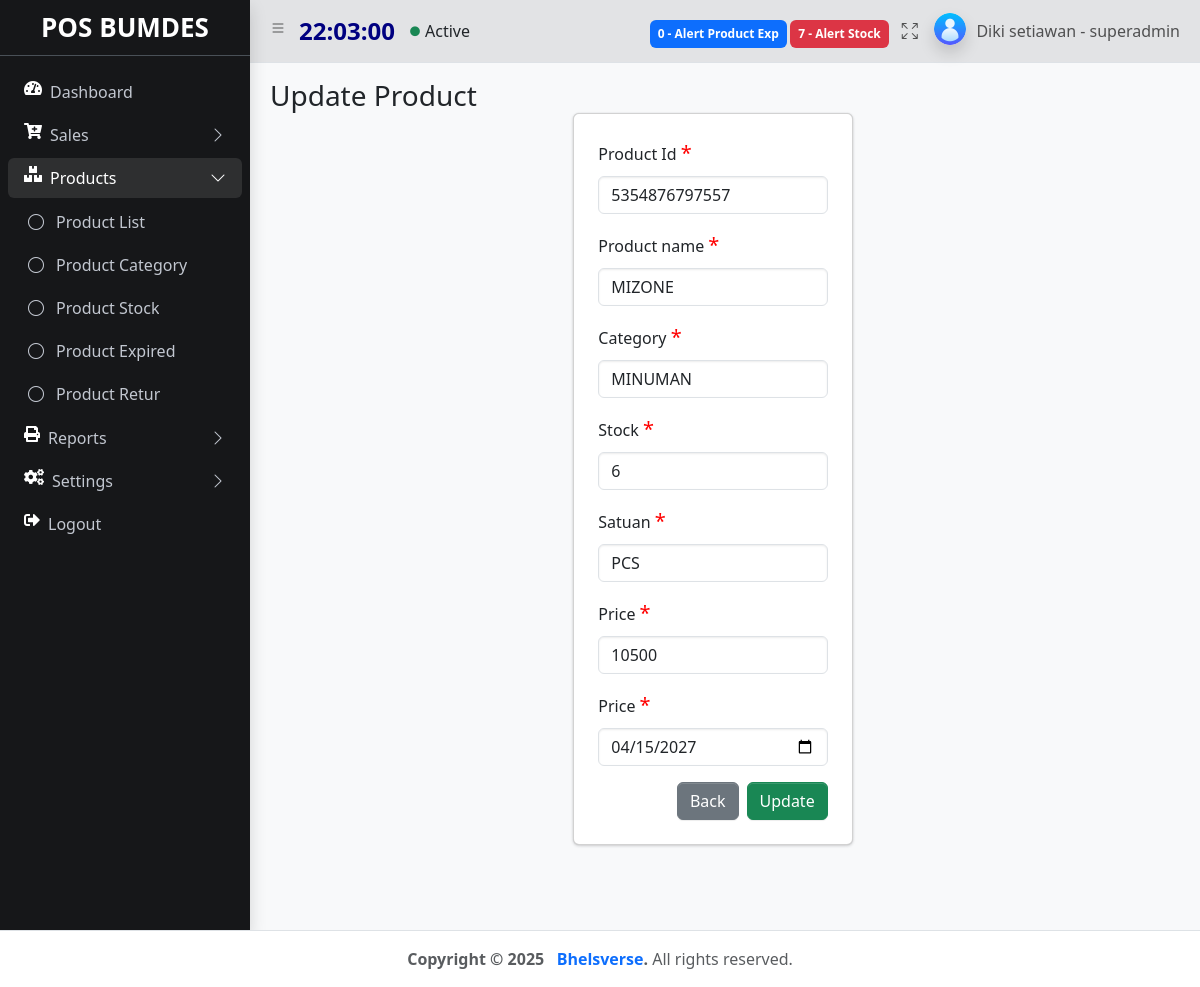
The app's page /index.php?&module=product&action=form&id_produk=5354876797557 (signed in), older data.
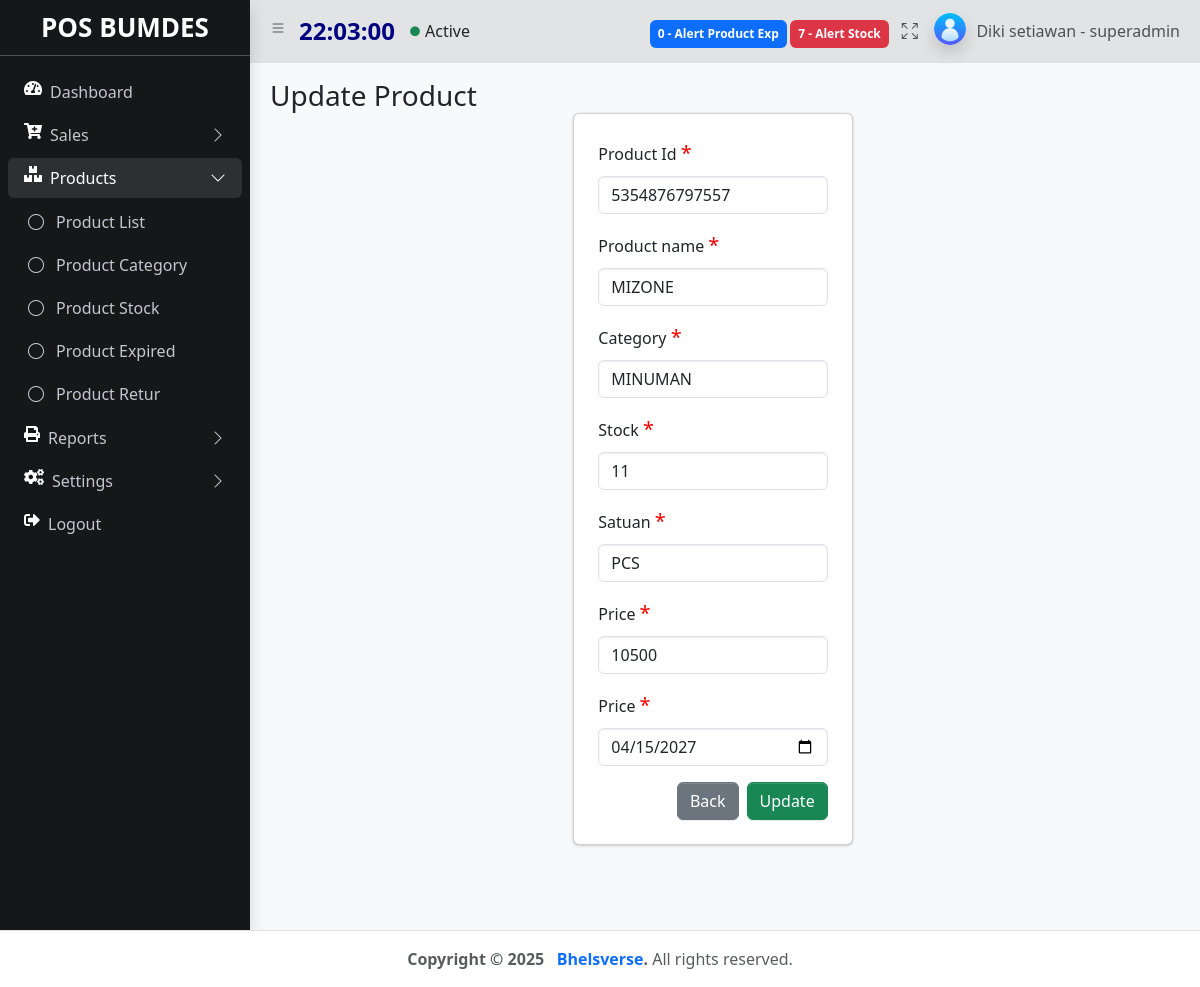
The same page, newer data.
### tables this page shows
CREATE TABLE `products` (
  `id` int(11) NOT NULL,
  `id_produk` varchar(50) NOT NULL,
  `nama_produk` varchar(100) NOT NULL,
  `id_kategori` varchar(11) NOT NULL,
  `stok` int(9) NOT NULL,
  `satuan` varchar(50) NOT NULL,
  `harga` int(9) NOT NULL,
  `product_exp` date DEFAULT NULL,
  `diskonitem` int(11) NOT NULL,
  `create_at` timestamp NOT NULL DEFAULT current_timestamp(),
  `update_at` timestamp NOT NULL DEFAULT current_timestamp()
);

### module/product/form.php (the view, shortened to what this page needs)
<?php
    $id_produk =isset($_GET['id_produk']) ? $_GET['id_produk'] : false;
    $nama_produk ="";
    $id_kategori="";
    $stok="";
    $satuan="";
    $harga="";
    $produk_exp="";
    if($id_produk){
        $sql = "SELECT * FROM products WHERE id_produk='$id_produk'";
        $query = mysqli_query($koneksi, $sql);
        $item = mysqli_fetch_array($query);
        $nama_produk = $item['nama_produk'];
        $id_kategori = $item['id_kategori'];
        $stok = $item['stok'];
        $satuan = $item['satuan'];
        $harga = $item['harga'];
        $produk_exp = $item['product_exp'];
    }
?>
   <main class="app-main">
        <div class="app-content-header">
          <div class="container-fluid">
            <div class="row">
              <div class="col-sm-6"><h3 class="mb-0">Update Product </h3></div>
            </div>
          <div class="row ">
            <div class="row justify-content-center">
              <div class="col-4">
                <div class="card p-4 align-item-center">
                <form action="<?php echo BASE_URL . "module/product/action.php"; ?>" method="POST" enctype="multipart/form-data">
                    <div class="mb-3">
                      <label for="id_produk" class="form-label">Product Id <span style="color: red; font-size:20px">*</span></label>
                      <input type="text" class="form-control" id="id_produk" name="id_produk" aria-describedby="id_produk" placeholder="Cth: PR001" value='<?= $id_produk ?>' readonly   >
                    </div>
                    <div class="mb-3">
                      <label for="nama_produk" class="form-label">Product name <span style="color: red; font-size:20px">*</span></label>
                      <input type="text" class="form-control" id="nama_produk"  name="nama_produk" aria-describedby="nama_produk" placeholder="Cth: Indomie" value='<?= $nama_produk ?>' oninput="this.value = this.value.toUpperCase()" required autofocus>
                    </div>
                    <div class="mb-3">
                      <label for="id_kategori" class="form-label">Category <span style="color: red; font-size:20px">*</span></label>
                     <select name="id_kategori" id="id_kategori" class="form-control"  required>
                      <?php
                          $query = mysqli_query($koneksi, "SELECT * FROM kategori ");
                          while ($item =  mysqli_fetch_assoc($query)) {
                            if ($id_kategori == $item['id_kategori']) {
                              echo "<option value='$item[id_kategori]' selected >$item[name]</option>";
                          } else {
                              echo "<option value='$item[id_kategori]'>$item[name]</option>";
                          }
                          } ?>
                     </select>
                    </div>
                    <div class="mb-3">
                      <label for="stok" class="form-label">Stock <span style="color: red; font-size:20px">*</span></label>
                      <input type="number" class="form-control" id="stok"  name="stok"  aria-describedby="stok" placeholder="0" value='<?= $stok ?>'  required>
                    </div>
                    <div class="mb-3">
                      <label for="satuan" class="form-label">Satuan <span style="color: red; font-size:20px">*</span></label>
                     <select name="satuan" id="satuan" class="form-control" required>
                          <option value='<?= $satuan?>' selected><?= $satuan;?></option>
                     </select>
                    </div>
                    <div class="mb-3">
                      <label for="harga" class="form-label">Price <span style="color: red; font-size:20px">*</span></label>
                      <input type="text" class="form-control" id="harga"  name="harga"  aria-describedby="harga" placeholder="Cth : 10000" value='<?= $harga ?>' oninput="this.value = this.value.toUpperCase()" required>
                    </div>
                    <div class="mb-3">
                      <label for="product_exp" class="form-label">Price <span style="color: red; font-size:20px">*</span></label>
                      <input type="date" class="form-control" id="product_exp"  name="product_exp"  aria-describedby="product_exp" placeholder="Cth : 10000" value='<?= $produk_exp ?>' required>
                    </div>
                    <div class="modal-footer">
                    <a href="<?= BASE_URL . "index.php?module=product&action=list" ?>" class="btn btn-secondary me-2">Back</a>
                    <button type="submit" name="button" value="update" class="btn btn-success">Update</button>
                  </div>
                  </form>
                  </div>
                </div>
                </div>
              </div>
            </div>
          </div>
        </div>

Row changes from the older to the newer data that the page shows:
changed products "MIZONE": stok "6" → "11"
